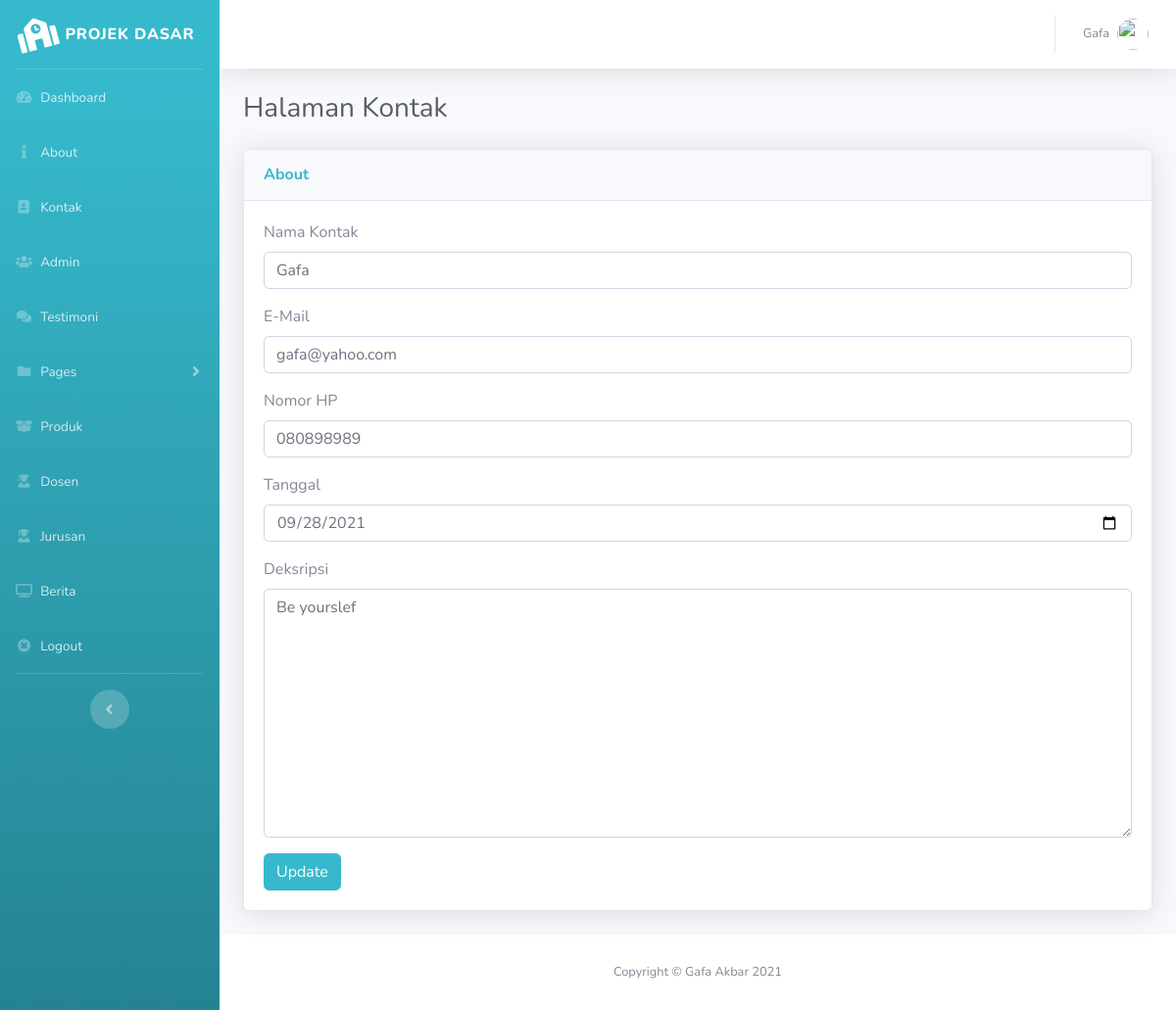
The app's page /pages/backend/index.php?page=kontak/tampil_kontak (signed in) with its own data.
### tables this page shows
CREATE TABLE `tb_kontak` (
  `id_kontak` int(11) NOT NULL,
  `nama` varchar(255) NOT NULL,
  `email` varchar(255) NOT NULL,
  `nohp` varchar(255) NOT NULL,
  `tanggal` date NOT NULL,
  `deskripsi` varchar(1000) NOT NULL
);

### pages/backend/index.php (called while the page is built, shortened)
<?php
include 'component/header.php';
include 'component/sidebar.php';
include 'content.php';
?>
<?php include 'component/footer.php'; ?>

### pages/backend/kontak/tampil_kontak.php (the view, shortened to what this page needs)
<?php
$kontak = $koneksi->query('SELECT * FROM tb_kontak WHERE id_kontak=1')->fetch_array();
 ?>
<h1 class="h3 mb-4 text-gray-800">Halaman Kontak</h1>
<div class="row">
<div class="col-md-12">
  <div class="card shadow mb-4">
    <div class="card-header py-3">
      <h6 class="m-0 font-weight-bold text-info">About</h6>
    </div>
    <div class="card-body">
      <form method="POST" action="">
      	<div class="row">
      	<div class="col-md-12">
      		<div class="form-group">
      			<label>Nama Kontak</label>
      			<input type="text" name="tnama" class="form-control" value="<?= $kontak['nama']; ?>">
      		</div>
      	</div>
        <div class="col-md-12">
      		<div class="form-group">
      			<label>E-Mail</label>
      			<input type="email" name="temail" class="form-control" value="<?= $kontak['email']; ?>">
      		</div>
      	</div>
        <div class="col-md-12">
      		<div class="form-group">
      			<label>Nomor HP</label>
      			<input type="text" name="tnohp" class="form-control" value="<?= $kontak['nohp']; ?>">
      		</div>
      	</div>
        <div class="col-md-12">
      		<div class="form-group">
      			<label>Tanggal</label>
      			<input type="date" name="ttanggal" class="form-control" value="<?= $kontak['tanggal']; ?>">
      		</div>
      	</div>
      	<div class="col-md-12">
      		<div class="form-group">
      			<label>Deksripsi</label>
      			<textarea rows="10" cols="10" class="form-control" name="tdeskripsi"><?= $kontak['deskripsi']; ?></textarea>
      		</div>
      		<button type="submit" name="update" class="btn btn-info btn-md">Update</button>
      	</div>
      </div>
   	 </div>
  </div>
</div>
</div>

### records on screen
tb_kontak: tnama "Gafa", temail "gafa@yahoo.com", tnohp "080898989", ttanggal "09/28/2021", tdeskripsi "Be yourslef"
